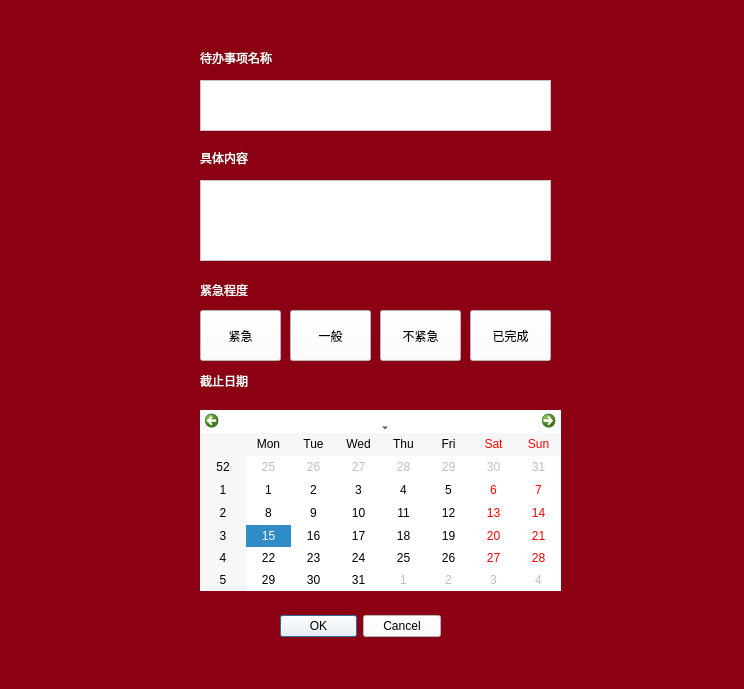
<?xml version="1.0" encoding="UTF-8"?>
<ui version="4.0">
 <class>establishquest</class>
 <widget class="QDialog" name="establishquest">
  <property name="geometry">
   <rect>
    <x>0</x>
    <y>0</y>
    <width>744</width>
    <height>689</height>
   </rect>
  </property>
  <property name="windowTitle">
   <string>添加新任务</string>
  </property>
  <widget class="QWidget" name="widget" native="true">
   <property name="geometry">
    <rect>
     <x>0</x>
     <y>0</y>
     <width>751</width>
     <height>691</height>
    </rect>
   </property>
   <property name="styleSheet">
    <string notr="true">background-color: rgb(139, 0, 18);</string>
   </property>
   <widget class="QTextEdit" name="titletext">
    <property name="geometry">
     <rect>
      <x>200</x>
      <y>80</y>
      <width>351</width>
      <height>51</height>
     </rect>
    </property>
    <property name="styleSheet">
     <string notr="true">background-color: rgb(255, 255, 255);
font: 18pt &quot;Heiti SC&quot;;</string>
    </property>
    <property name="html">
     <string>&lt;!DOCTYPE HTML PUBLIC &quot;-//W3C//DTD HTML 4.0//EN&quot; &quot;http://www.w3.org/TR/REC-html40/strict.dtd&quot;&gt;
&lt;html&gt;&lt;head&gt;&lt;meta name=&quot;qrichtext&quot; content=&quot;1&quot; /&gt;&lt;meta charset=&quot;utf-8&quot; /&gt;&lt;style type=&quot;text/css&quot;&gt;
p, li { white-space: pre-wrap; }
hr { height: 1px; border-width: 0; }
li.unchecked::marker { content: &quot;\2610&quot;; }
li.checked::marker { content: &quot;\2612&quot;; }
&lt;/style&gt;&lt;/head&gt;&lt;body style=&quot; font-family:'Heiti SC'; font-size:18pt; font-weight:400; font-style:normal;&quot;&gt;
&lt;p style=&quot;-qt-paragraph-type:empty; margin-top:0px; margin-bottom:0px; margin-left:0px; margin-right:0px; -qt-block-indent:0; text-indent:0px; font-family:'.AppleSystemUIFont'; font-size:13pt;&quot;&gt;&lt;br /&gt;&lt;/p&gt;&lt;/body&gt;&lt;/html&gt;</string>
    </property>
   </widget>
   <widget class="QTextEdit" name="contenttext">
    <property name="geometry">
     <rect>
      <x>200</x>
      <y>180</y>
      <width>351</width>
      <height>81</height>
     </rect>
    </property>
    <property name="styleSheet">
     <string notr="true">background-color: rgb(255, 255, 255);
font: 18pt &quot;Heiti SC&quot;;</string>
    </property>
   </widget>
   <widget class="QCalendarWidget" name="calendarWidget">
    <property name="geometry">
     <rect>
      <x>200</x>
      <y>410</y>
      <width>361</width>
      <height>181</height>
     </rect>
    </property>
    <property name="styleSheet">
     <string notr="true">background-color: white;

</string>
    </property>
   </widget>
   <widget class="QLabel" name="label">
    <property name="geometry">
     <rect>
      <x>570</x>
      <y>90</y>
      <width>121</width>
      <height>461</height>
     </rect>
    </property>
    <property name="styleSheet">
     <string notr="true">border-image: url(:/icon/qing.png);
</string>
    </property>
    <property name="text">
     <string/>
    </property>
   </widget>
   <widget class="QLabel" name="label_2">
    <property name="geometry">
     <rect>
      <x>40</x>
      <y>90</y>
      <width>121</width>
      <height>461</height>
     </rect>
    </property>
    <property name="styleSheet">
     <string notr="true">border-image: url(:/icon/tie.png);</string>
    </property>
    <property name="text">
     <string/>
    </property>
   </widget>
   <widget class="QLabel" name="label_3">
    <property name="geometry">
     <rect>
      <x>200</x>
      <y>50</y>
      <width>141</width>
      <height>16</height>
     </rect>
    </property>
    <property name="styleSheet">
     <string notr="true">font: 18pt &quot;Heiti SC&quot;;
color:white;</string>
    </property>
    <property name="text">
     <string>待办事项名称</string>
    </property>
   </widget>
   <widget class="QLabel" name="label_4">
    <property name="geometry">
     <rect>
      <x>200</x>
      <y>150</y>
      <width>81</width>
      <height>16</height>
     </rect>
    </property>
    <property name="styleSheet">
     <string notr="true">font: 18pt &quot;Heiti SC&quot;;
color:white;</string>
    </property>
    <property name="text">
     <string>具体内容</string>
    </property>
   </widget>
   <widget class="QDialogButtonBox" name="buttonBox">
    <property name="geometry">
     <rect>
      <x>280</x>
      <y>610</y>
      <width>161</width>
      <height>32</height>
     </rect>
    </property>
    <property name="styleSheet">
     <string notr="true">background-color: rgb(255, 255, 255);</string>
    </property>
    <property name="orientation">
     <enum>Qt::Orientation::Horizontal</enum>
    </property>
    <property name="standardButtons">
     <set>QDialogButtonBox::StandardButton::Cancel|QDialogButtonBox::StandardButton::Ok</set>
    </property>
   </widget>
   <widget class="QPushButton" name="emerbutton">
    <property name="geometry">
     <rect>
      <x>200</x>
      <y>310</y>
      <width>81</width>
      <height>51</height>
     </rect>
    </property>
    <property name="styleSheet">
     <string notr="true">QPushButton { background-color: rgb(255,255,255); 
}
 QPushButton:pressed { background-color: rgb(192, 195, 195); }</string>
    </property>
    <property name="text">
     <string>紧急</string>
    </property>
   </widget>
   <widget class="QPushButton" name="normalbutton">
    <property name="geometry">
     <rect>
      <x>290</x>
      <y>310</y>
      <width>81</width>
      <height>51</height>
     </rect>
    </property>
    <property name="styleSheet">
     <string notr="true">QPushButton { background-color: rgb(255,255,255); }
 QPushButton:pressed { background-color: rgb(192, 195, 195); }</string>
    </property>
    <property name="text">
     <string>一般</string>
    </property>
   </widget>
   <widget class="QPushButton" name="notemerbutton">
    <property name="geometry">
     <rect>
      <x>380</x>
      <y>310</y>
      <width>81</width>
      <height>51</height>
     </rect>
    </property>
    <property name="styleSheet">
     <string notr="true">QPushButton { background-color: rgb(255,255,255);}
 QPushButton:pressed { background-color: rgb(192, 195, 195); }</string>
    </property>
    <property name="text">
     <string>不紧急</string>
    </property>
   </widget>
   <widget class="QLabel" name="label_5">
    <property name="geometry">
     <rect>
      <x>200</x>
      <y>280</y>
      <width>71</width>
      <height>20</height>
     </rect>
    </property>
    <property name="styleSheet">
     <string notr="true">font: 18pt &quot;Heiti SC&quot;;
color:white;</string>
    </property>
    <property name="text">
     <string>紧急程度</string>
    </property>
   </widget>
   <widget class="QLabel" name="label_6">
    <property name="geometry">
     <rect>
      <x>200</x>
      <y>370</y>
      <width>81</width>
      <height>21</height>
     </rect>
    </property>
    <property name="styleSheet">
     <string notr="true">font: 18pt &quot;Heiti SC&quot;;
color:white;</string>
    </property>
    <property name="text">
     <string>截止日期</string>
    </property>
   </widget>
   <widget class="QPushButton" name="finishedpushButton">
    <property name="geometry">
     <rect>
      <x>470</x>
      <y>310</y>
      <width>81</width>
      <height>51</height>
     </rect>
    </property>
    <property name="styleSheet">
     <string notr="true">QPushButton { background-color: rgb(255,255,255);}
 QPushButton:pressed { background-color: rgb(192, 195, 195); }</string>
    </property>
    <property name="text">
     <string>已完成</string>
    </property>
   </widget>
  </widget>
 </widget>
 <resources/>
 <connections>
  <connection>
   <sender>buttonBox</sender>
   <signal>accepted()</signal>
   <receiver>establishquest</receiver>
   <slot>accept()</slot>
   <hints>
    <hint type="sourcelabel">
     <x>248</x>
     <y>254</y>
    </hint>
    <hint type="destinationlabel">
     <x>157</x>
     <y>274</y>
    </hint>
   </hints>
  </connection>
  <connection>
   <sender>buttonBox</sender>
   <signal>rejected()</signal>
   <receiver>establishquest</receiver>
   <slot>reject()</slot>
   <hints>
    <hint type="sourcelabel">
     <x>316</x>
     <y>260</y>
    </hint>
    <hint type="destinationlabel">
     <x>286</x>
     <y>274</y>
    </hint>
   </hints>
  </connection>
 </connections>
</ui>
